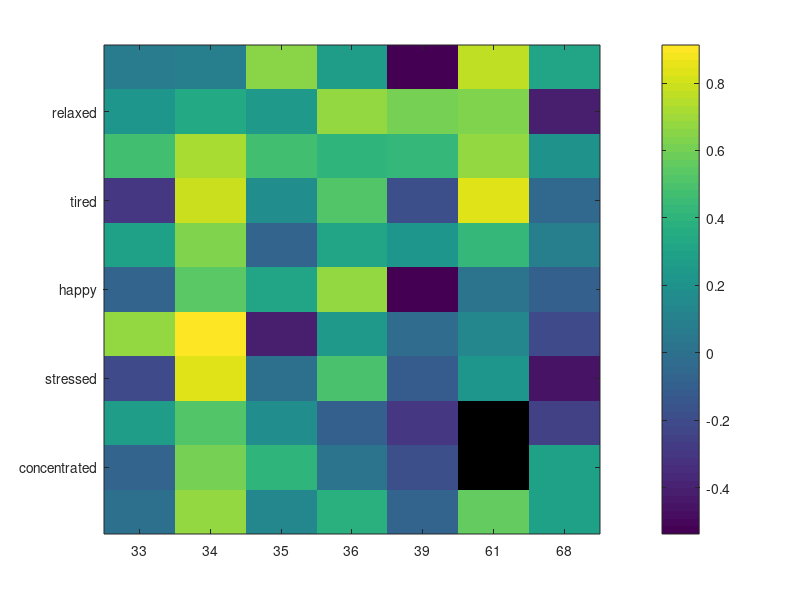
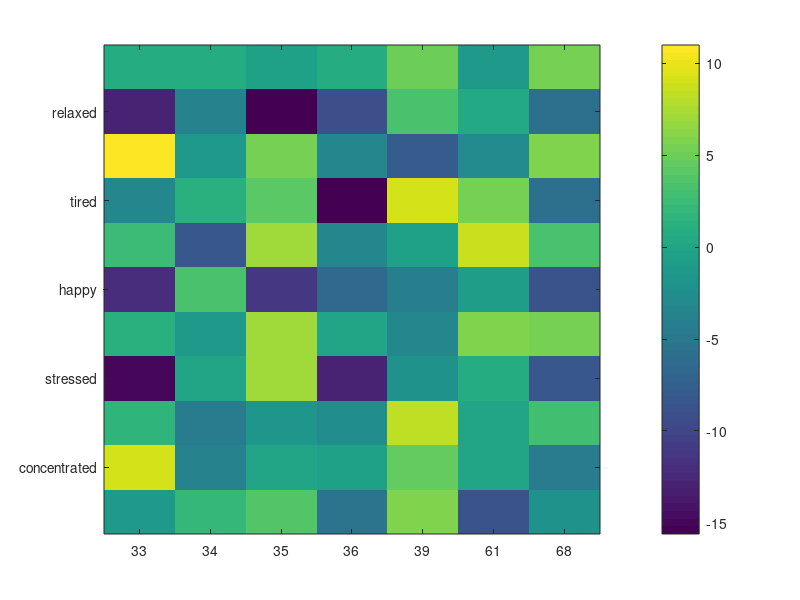

The MATLAB source for these figures, in order:
% the correlation and diffference between ESM and DRM ratings of same emotion
% compare between the matched item pairs
% r_ofvalue: correlation between esm and drm ratings of emotion k from subject i 
% delta_e:  difference between esm and drm ratings of emotion k from subject i 
load('match');
load('PandP');
%% calculate individual r and delta_e
n = length(matched2.idindex);
r_ofvalue = zeros(12,n);
trait = zeros(12, n);
delta_e = zeros(12,n);
for i = 1 : n
    index = find(matched2.id == matched2.idindex(i));
    r_ofvalue(1,i) = matched2.idindex(i);
    delta_e(1,i) = matched2.idindex(i);
      trait(1,i) = matched2.idindex(i);
    for k = 1 : 11
                eval(['esm = matched2.Q',num2str(k+20),'(index);']);
                eval(['drm = matched2.Q',num2str(k+64),'(index);']);   
                r_ofvalue(k+1, i) = corr(esm',drm');
                delta_e(k+1, i) = mean(esm-drm);
    end
    trait(2,i) = PandP.TWS(find(PandP.TWS(:,1) == matched2.idindex(i)),2);
    trait(3,i) = PandP.O(find(PandP.O(:,1) == matched2.idindex(i)),2);
    trait(4,i) = PandP.RAT(find(PandP.RAT(:,1) == matched2.idindex(i)),2);
    trait(5:7,i) = PandP.div(find(PandP.div(:,1) == matched2.idindex(i)),2:4)';
    trait(8:12,i) = PandP.BFI(find(PandP.BFI(:,1) == matched2.idindex(i)),2:6)';
    
end
%% examnation of correlation coefficient
z_r_ofvalue = 1/2 * log( (1 + r_ofvalue(2:end, :)) ./ (1 - r_ofvalue(2:end, :)) );
h = zeros(1, 11);
p = zeros(1, 11);
ci = zeros(2, 11);
t = zeros(1, 11);
df = zeros(1, 11);
sd = zeros(1, 11);
for k = 1 : 11
[h(1,k), p(1,k), ci(:,k), stats] = ttest(z_r_ofvalue(k,:)');
t(1,k) = stats.tstat;
df(1,k) = stats.df;
sd(1,k) = stats.sd;
end
% color map presentation
figure;
x = matched2.idindex;
y = {'relaxed', 'tired', 'happy', 'stressed', 'concentrated', 'sleepy', 'creative', 'active', 'angry', 'depressed', 'interested'};
imagesc(r_ofvalue(2 : end, :));
set(gca,'xticklabel', x);
set(gca,'yticklabel', y);
colorbar;

%% examnation of delta_e

h_e = zeros(1, 11);
p_e = zeros(1, 11);
ci_e = zeros(2, 11);
t_e = zeros(1, 11);
df_e = zeros(1, 11);
sd_e = zeros(1, 11);
for k = 1 : 11
[h_e(1,k), p_e(1,k), ci_e(:,k), stats] = ttest(delta_e(k+1,:)');
t_e(1,k) = stats.tstat;
df_e(1,k) = stats.df;
sd_e(1,k) = stats.sd;
end
% color map presentation
figure;
imagesc(delta_e(2 : end, :));
set(gca,'xticklabel', x);
set(gca,'yticklabel', y);
colorbar;

